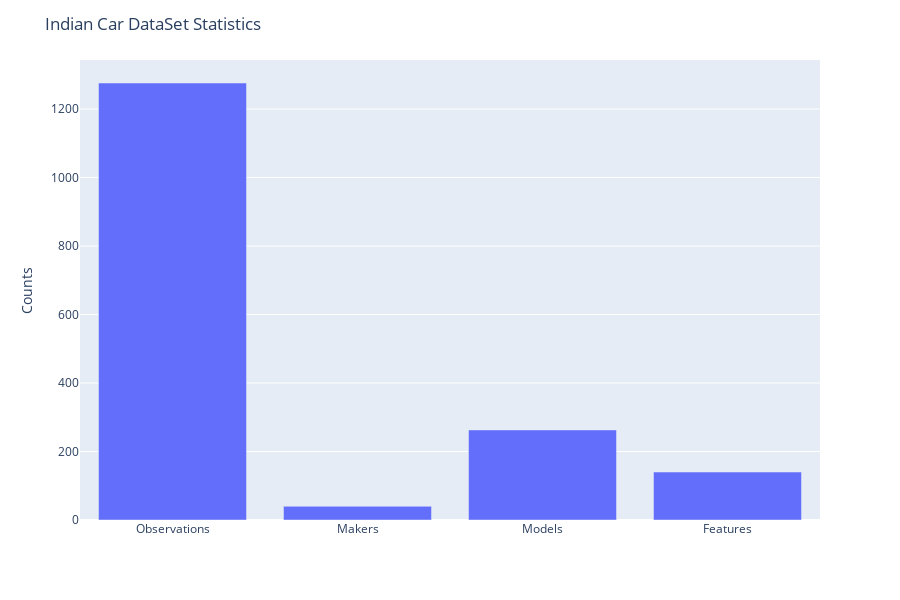

This figure's notebook cell:
### Code cell
observations_count = len(data)          # For observation count
makers_count = len(data.Make.unique())   # For count of car manufacturing company
models_count = len(data.Model.unique())  # For count of car models
car_features_count = len(data.columns)  # For car features in the given dataset
fig = px.bar(x=['Observations',"Makers",'Models','Features'],y=[observations_count,makers_count,models_count, car_features_count], width=900,height=600) #For creating bar using plotly.express
fig.update_layout(
    title="Indian Car DataSet Statistics",
    xaxis_title=" ",
    yaxis_title="Counts",
    font=dict(
        size=12,
    )
)

fig.show()

### Figure 1 — Plotly figure (JSON) as saved in the notebook; plotly's stock layout.template omitted (floating-point values rounded to 4 significant figures)
{"data": [{"alignmentgroup": "True", "hovertemplate": "x=%{x}<br>y=%{y}<extra></extra>", "legendgroup": "", "marker": {"color": "#636efa", "pattern": {"shape": ""}}, "name": "", "offsetgroup": "", "orientation": "v", "showlegend": false, "textposition": "auto", "type": "bar", "x": ["Observations", "Makers", "Models", "Features"], "xaxis": "x", "y": [1276, 40, 263, 140], "yaxis": "y"}], "layout": {"barmode": "relative", "font": {"size": 12}, "height": 600, "legend": {"tracegroupgap": 0}, "margin": {"t": 60}, "title": {"text": "Indian Car DataSet Statistics"}, "width": 900, "xaxis": {"anchor": "y", "domain": [0, 1], "title": {"text": " "}}, "yaxis": {"anchor": "x", "domain": [0, 1], "title": {"text": "Counts"}}}}
